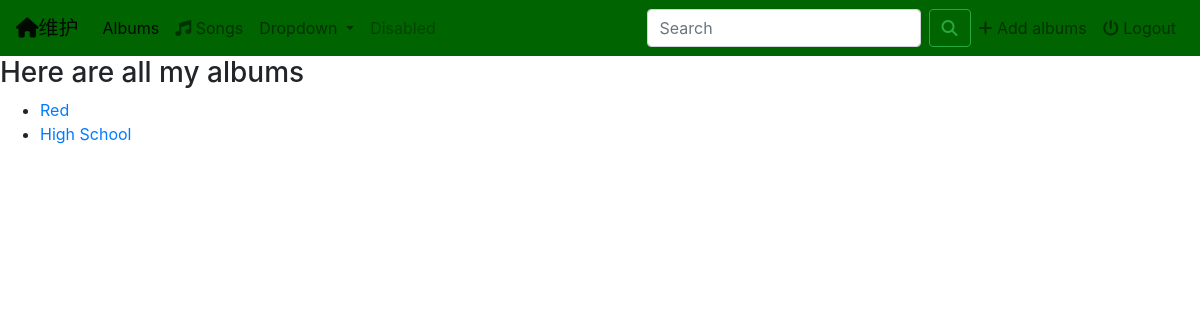
/music/, run on an earlier commit of the app's database.
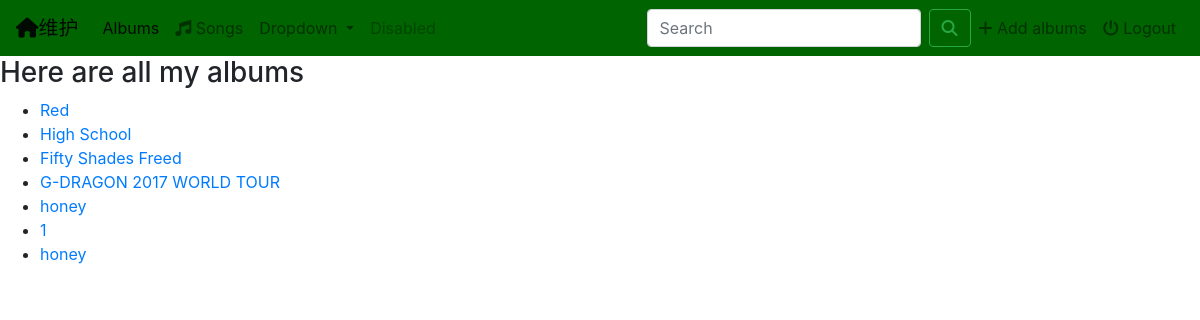
And on a later commit of the database.
### music/models.py (models this page shows, shortened)
class Album(models.Model):
    artist = models.CharField(max_length=250)
    album_title = models.CharField(max_length=500)
    genre = models.CharField(max_length=100)
    album_logo = models.FileField()

### music/views.py (the view)
# urls.py: path('', views.IndexView.as_view(), name='index'),
class IndexView(generic.ListView):
    template_name = 'music/index.html'
    context_object_name = 'all_albums'
    def get_queryset(self):
        return Album.objects.all()

### music/templates/music/index.html
{% extends 'music/base.html' %}
{% block body %}
{% if all_albums %}
    <h3>Here are all my albums</h3>
    <ul>
    {% for album in all_albums %}
        <li><a href="{% url 'music:detail' album.id %}">{{ album.album_title }}</a> </li>
    {% endfor %}
    </ul>
{% else %}
    <h3>You don't have any albums</h3>
{% endif %}
{% endblock %}

### music/templates/music/base.html (shortened to what this page needs)
<!DOCTYPE html>
<html lang="en">
<head>
    {% load staticfiles %}
    <link rel="stylesheet" href="https://maxcdn.bootstrapcdn.com/bootstrap/4.0.0/css/bootstrap.min.css">
    <link href="//maxcdn.bootstrapcdn.com/font-awesome/4.7.0/css/font-awesome.min.css" rel="stylesheet">
    <link rel="stylesheet" type="text/css" href="{% static 'music/style.css' %}" />
</head>
<body>
<nav class="navbar navbar-expand-lg navbar-light" style="background-color: darkgreen;">
  <a class="navbar-brand" href="{% url 'music:index' %}"><i class="fa fa-home"></i>维护</a>
  <div class="collapse navbar-collapse" id="navbarSupportedContent">
    <ul class="navbar-nav mr-auto">
      <li class="nav-item active">
        <a class="nav-link" href="{% url 'music:index' %}">Albums <span class="sr-only">(current)</span></a>
      </li>
      <li class="">
        <a class="nav-link" href="{% url 'music:index' %}"><i class="fa fa-music"></i> Songs <span class="sr-only">(current)</span></a>
      </li>
      <li class="nav-item dropdown">
        <a class="nav-link dropdown-toggle" href="#" id="navbarDropdown" role="button" data-toggle="dropdown" aria-haspopup="true" aria-expanded="false">
          Dropdown
        </a>
      </li>
      <li class="nav-item">
        <a class="nav-link disabled" href="#">Disabled</a>
      </li>
    </ul>
    <form class="form-inline  my-2 my-lg-0" method="get" action="#">
      <input class="form-control mr-sm-2" type="search" placeholder="Search" aria-label="Search">
      <button class="btn btn-outline-success my-2 my-sm-0" type="submit"><i class="fa fa-search"></i></button>
    </form>
    <ul class="navbar-nav clearfix">
      <li class="">
        <a class="nav-link float-left" href="{% url 'music:album-add' %}"><i class="fa fa-plus"></i> Add albums <span class="sr-only">(current)</span></a>
      </li>
      <li class="">
        <a class="nav-link float-left" href="{% url 'music:index' %}"><i class="fa fa-power-off"></i> Logout <span class="sr-only">(current)</span></a>
      </li>
    </ul>
  </div>
</nav>
{% block body %}
{% endblock %}
</body>
</html>

### music/static/music/style.css (style rules this page uses)
body { background: white }
.navbar { border-radius: 0; }
.navbar-brand { font-family: 'Satisfy', cursive; }

What changed in the data, as far as the page shows it:
added Album: album_title "Fifty Shades Freed"
added Album: album_title "G-DRAGON 2017 WORLD TOUR"
added Album: album_title "honey"
added Album: album_title "1"
added Album: album_title "honey"
